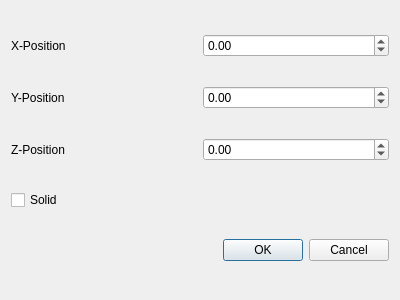
<?xml version="1.0" encoding="UTF-8"?>
<ui version="4.0">
 <class>PlacementDialog</class>
 <widget class="QDialog" name="PlacementDialog">
  <property name="geometry">
   <rect>
    <x>0</x>
    <y>0</y>
    <width>400</width>
    <height>300</height>
   </rect>
  </property>
  <property name="minimumSize">
   <size>
    <width>400</width>
    <height>300</height>
   </size>
  </property>
  <property name="maximumSize">
   <size>
    <width>400</width>
    <height>300</height>
   </size>
  </property>
  <property name="windowTitle">
   <string>Dialog</string>
  </property>
  <layout class="QVBoxLayout" name="verticalLayout">
   <item>
    <layout class="QHBoxLayout" name="horizontalLayout">
     <item>
      <widget class="QLabel" name="label">
       <property name="text">
        <string>X-Position</string>
       </property>
      </widget>
     </item>
     <item>
      <widget class="QDoubleSpinBox" name="spinBoxX">
       <property name="minimum">
        <double>-99.989999999999995</double>
       </property>
      </widget>
     </item>
    </layout>
   </item>
   <item>
    <layout class="QHBoxLayout" name="horizontalLayout_2">
     <item>
      <widget class="QLabel" name="label_2">
       <property name="text">
        <string>Y-Position</string>
       </property>
      </widget>
     </item>
     <item>
      <widget class="QDoubleSpinBox" name="spinBoxY">
       <property name="minimum">
        <double>-99.989999999999995</double>
       </property>
      </widget>
     </item>
    </layout>
   </item>
   <item>
    <layout class="QHBoxLayout" name="horizontalLayout_3">
     <item>
      <widget class="QLabel" name="label_3">
       <property name="text">
        <string>Z-Position</string>
       </property>
      </widget>
     </item>
     <item>
      <widget class="QDoubleSpinBox" name="spinBoxZ">
       <property name="minimum">
        <double>-99.989999999999995</double>
       </property>
      </widget>
     </item>
    </layout>
   </item>
   <item>
    <widget class="QCheckBox" name="checkBoxSolid">
     <property name="text">
      <string>Solid</string>
     </property>
    </widget>
   </item>
   <item>
    <widget class="QDialogButtonBox" name="buttonBox">
     <property name="orientation">
      <enum>Qt::Horizontal</enum>
     </property>
     <property name="standardButtons">
      <set>QDialogButtonBox::Cancel|QDialogButtonBox::Ok</set>
     </property>
    </widget>
   </item>
  </layout>
 </widget>
 <resources/>
 <connections>
  <connection>
   <sender>buttonBox</sender>
   <signal>accepted()</signal>
   <receiver>PlacementDialog</receiver>
   <slot>accept()</slot>
   <hints>
    <hint type="sourcelabel">
     <x>248</x>
     <y>254</y>
    </hint>
    <hint type="destinationlabel">
     <x>157</x>
     <y>274</y>
    </hint>
   </hints>
  </connection>
  <connection>
   <sender>buttonBox</sender>
   <signal>rejected()</signal>
   <receiver>PlacementDialog</receiver>
   <slot>reject()</slot>
   <hints>
    <hint type="sourcelabel">
     <x>316</x>
     <y>260</y>
    </hint>
    <hint type="destinationlabel">
     <x>286</x>
     <y>274</y>
    </hint>
   </hints>
  </connection>
 </connections>
</ui>
